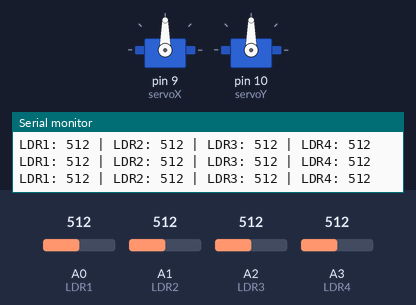
Simulated run of this sketch. Board: Arduino Uno, built with avr-gcc and run on an emulated ATmega328P. Parts: 2 × servo, the last lines printed to the serial monitor. Inputs (shaded band) come from the test bench; at power-on: A0 (LDR1) = 512, A2 (LDR3) = 512, A1 (LDR2) = 512, A3 (LDR4) = 512.

Above: at 1.2 s.
1.3 s: A0 (LDR1) set to 478
At 1.86 s:
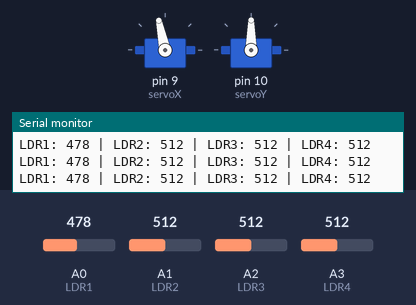
4.3 s: A2 (LDR3) set to 483
At 4.45 s:
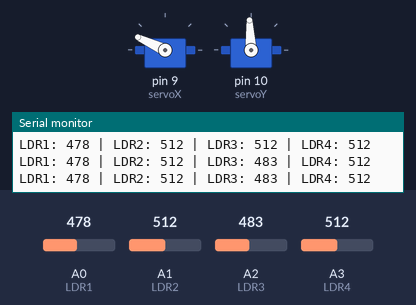
7.3 s: A1 (LDR2) set to 475
10.3 s: A1 (LDR2) set to 455
At 10.46 s:
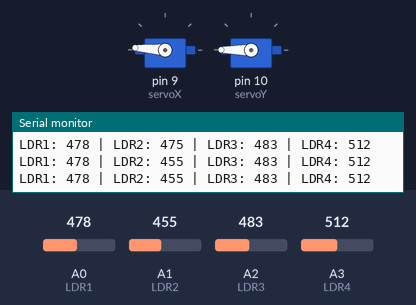
13.3 s: A3 (LDR4) set to 30
At 13.49 s:
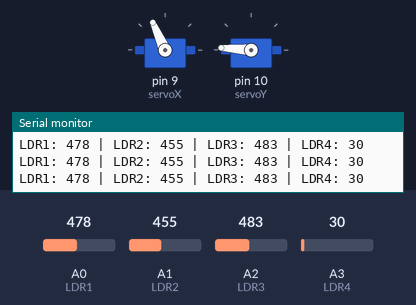
16.3 s: A0 (LDR1) set to 30
Timing chart, 0 to 22.4 s (numbered marks = the images above; inputs shaded):
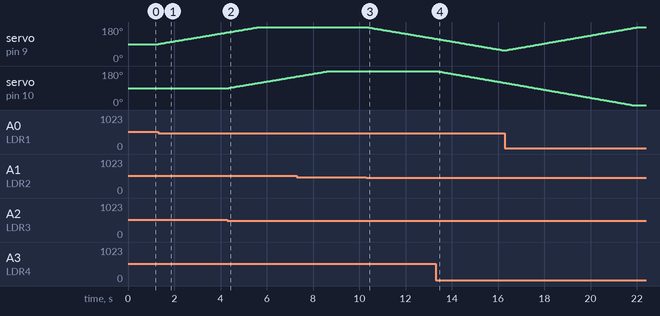

Measured:
- the behaviour switches between 497 and 496 on A0 (LDR1) (found by bisection; images 0 and 1)
- the behaviour switches between 497 and 496 on A2 (LDR3) (found by bisection; images 1 and 2)
- the behaviour switches between 463 and 462 on A1 (LDR2) (found by bisection; images 2 and 3)
- after the input at 1.3 s, servo on pin 9 (servoX): moves from 90° to 152° over 3.0 s, starting at once
- after the input at 4.3 s, servo on pin 10 (servoY): moves from 90° to 151° over 2.9 s, starting after 0.05 s
- after the input at 10.3 s, servo on pin 9 (servoX): moves from 180° to 118° over 3.0 s, starting at once
- after the input at 13.3 s, servo on pin 10 (servoY): moves from 180° to 118° over 2.9 s, starting at once

The sketch:

seguidor_de_luz.ino
```cpp
#include <Servo.h>

// Crear objetos Servo para los dos ejes
Servo servoX; // Eje X (izquierda-derecha)
Servo servoY; // Eje Y (arriba-abajo)

// Pines de las LDR
int LDR1 = A0; // LDR izquierda
int LDR2 = A1; // LDR derecha
int LDR3 = A2; // LDR arriba
int LDR4 = A3; // LDR abajo

// Variables para la posición de los servos
int posX = 90; // Posición inicial del servo X (centro)
int posY = 90; // Posición inicial del servo Y (centro)

int threshold = 15; // Umbral de diferencia para mover los servos

void setup()
{
    // Inicializar los servos
    servoX.attach(9);   // Pin para el servo X
    servoY.attach(10);  // Pin para el servo Y
    servoX.write(posX); // Posición inicial
    servoY.write(posY); // Posición inicial

    // Configurar pines de LDR como entradas
    pinMode(LDR1, INPUT);
    pinMode(LDR2, INPUT);
    pinMode(LDR3, INPUT);
    pinMode(LDR4, INPUT);

    Serial.begin(9600); // Para monitorizar los valores en el Monitor Serie
}

void loop()
{
    // Leer valores de las LDR
    int ldrValue1 = analogRead(LDR1); // LDR izquierda
    int ldrValue2 = analogRead(LDR2); // LDR derecha
    int ldrValue3 = analogRead(LDR3); // LDR arriba
    int ldrValue4 = analogRead(LDR4); // LDR abajo

    // Comparar valores para el eje X (izquierda-derecha)
    int diffX = ldrValue1 - ldrValue2; // Diferencia entre LDR1 y LDR2
    if (abs(diffX) > threshold)
    {
        if (ldrValue1 > ldrValue2)
        {
            posX--; // Mover hacia la derecha
        }
        else
        {
            posX++; // Mover hacia la izquierda
        }
        posX = constrain(posX, 0, 180); // Limitar el rango de movimiento
        servoX.write(posX);
    }

    // Comparar valores para el eje Y (arriba-abajo)
    int diffY = ldrValue3 - ldrValue4; // Diferencia entre LDR3 y LDR4
    if (abs(diffY) > threshold)
    {
        if (ldrValue3 > ldrValue4)
        {
            posY--; // Mover hacia abajo
        }
        else
        {
            posY++; // Mover hacia arriba
        }
        posY = constrain(posY, 0, 180); // Limitar el rango de movimiento
        servoY.write(posY);
    }

    // Monitorizar los valores en el Monitor Serie (opcional)
    Serial.print("LDR1: ");
    Serial.print(ldrValue1);
    Serial.print(" | LDR2: ");
    Serial.print(ldrValue2);
    Serial.print(" | LDR3: ");
    Serial.print(ldrValue3);
    Serial.print(" | LDR4: ");
    Serial.println(ldrValue4);

    delay(15); // Pequeña pausa para permitir que los servos se muevan
}
```
